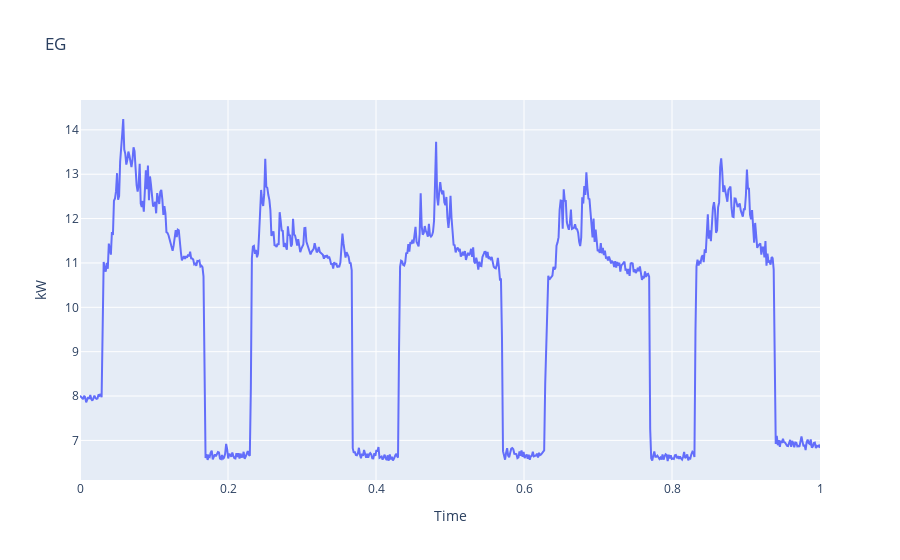

Write notebook code for a chart like this one.
### Code cell
px.line(
    x=eg['t_scaled'], y=eg.kw, 
    title='EG',
    labels={
        'x': 'Time',
        'y': 'kW'
    })

### Figure 1 — Plotly figure (JSON) as saved in the notebook; plotly's stock layout.template omitted (floating-point values rounded to 4 significant figures; data arrays with more than 128 entries replaced by an {"elided": "..."} marker saying what was removed)
{"data": [{"hovertemplate": "Time=%{x}<br>kW=%{y}<extra></extra>", "legendgroup": "", "line": {"color": "#636efa", "dash": "solid"}, "marker": {"symbol": "circle"}, "mode": "lines", "name": "", "orientation": "v", "showlegend": false, "type": "scatter", "x": {"elided": "720 float values"}, "xaxis": "x", "y": {"elided": "720 float values"}, "yaxis": "y"}], "layout": {"legend": {"tracegroupgap": 0}, "title": {"text": "EG"}, "xaxis": {"anchor": "y", "domain": [0, 1], "title": {"text": "Time"}}, "yaxis": {"anchor": "x", "domain": [0, 1], "title": {"text": "kW"}}}}
